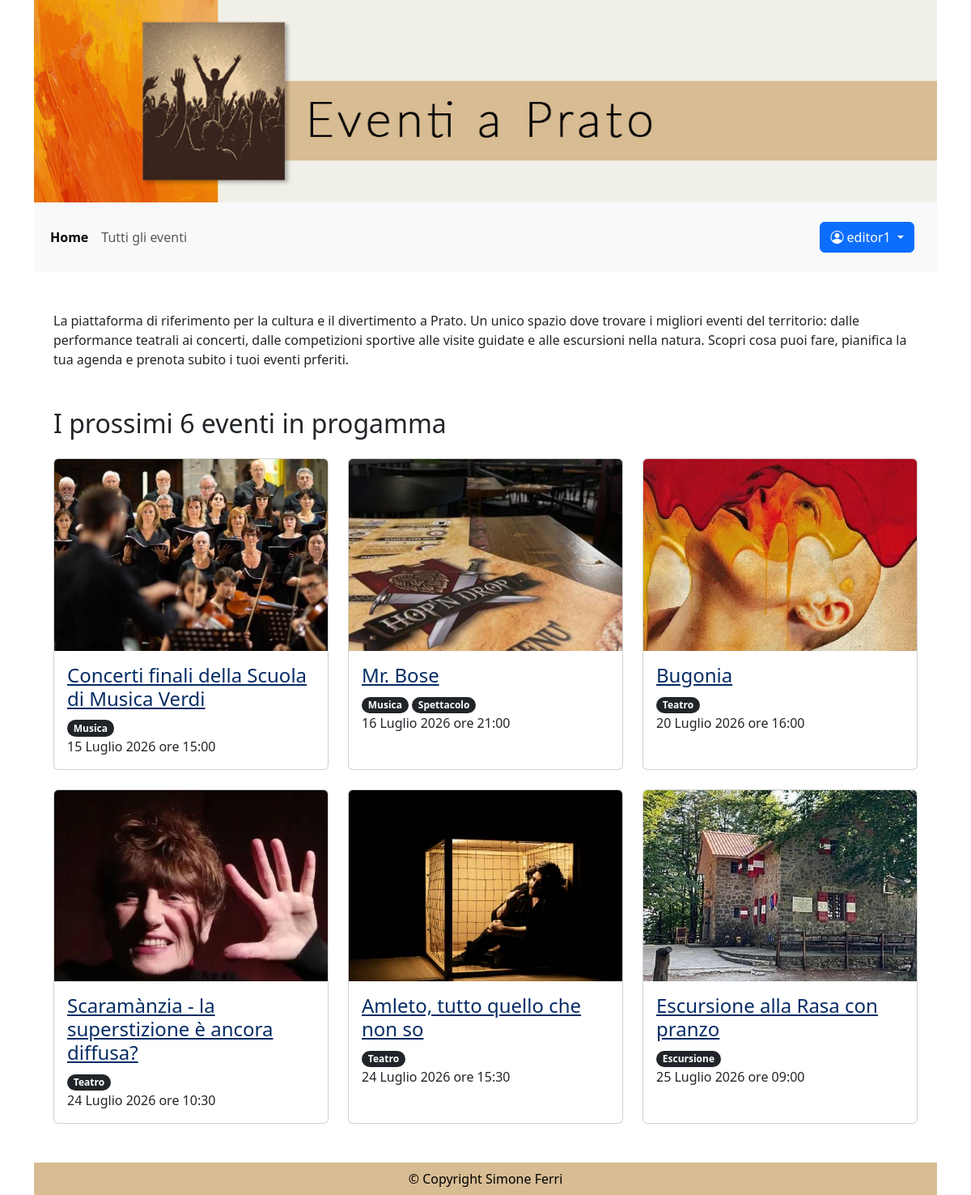
The page / (signed in) on the database its author committed.
### eventi_accounts/models.py (models this page shows)
class CustomUser(AbstractUser):
    eta = models.PositiveIntegerField(null=True, blank=True, verbose_name="Età")
    telefono = models.PositiveIntegerField(null=True, blank=True)

### eventi_gestione/models.py (models this page shows, shortened)
class Eventi(models.Model):
    nome_evento = models.CharField(max_length=100)
    descrizione_evento = models.TextField()
    tipo_evento = models.ManyToManyField(Tipologia, related_name='eventi')
    luogo_evento = models.CharField(max_length=100)
    data_ora_evento = models.DateTimeField()
    immagine_evento = models.ImageField(upload_to='eventi/', blank=True)
    posti_prenotabili = models.PositiveIntegerField(null=True, blank=True)
    prezzo = models.PositiveIntegerField(null=True, blank=True, default=0)
    pubblicato = models.BooleanField(default=False)
    annullato = models.BooleanField(default=False)
    creatore = models.ForeignKey(CustomUser, on_delete=models.CASCADE, related_name='eventi_creati', limit_choices_to={'groups__name': 'redattori'})

class Tipologia(models.Model):
    nome_tipo = models.CharField(max_length=100)
    creatore = models.ForeignKey(CustomUser, on_delete=models.CASCADE, related_name='tipologie_create')
    class Meta:
        ordering = ['nome_tipo']

### eventi_pagine/views.py (the view, shortened to what this page needs)
# urls.py: path("", HomePageView.as_view(), name="home"),
class HomePageView(TemplateView):
    template_name = "home.html"
    def get_context_data(self, **kwargs):
        ora_attuale = timezone.now()
        context = super().get_context_data(**kwargs)
        context['eventi_prossimi'] = Eventi.objects.filter(data_ora_evento__gte=ora_attuale, pubblicato=True).order_by('data_ora_evento')[:6]
        if self.request.user.is_authenticated:
            prenotazioni_annullate = Prenotazione.objects.filter(
                utente=self.request.user,
                evento__annullato=True,
                evento__data_ora_evento__gte=timezone.now()
            )
            context['prenotazioni_attive'] = Prenotazione.objects.filter(
                utente=self.request.user,
                evento__annullato=False
            ).order_by('evento__data_ora_evento')[:4]
            context['eventi_prenotati_ids'] = set(
                Prenotazione.objects.filter(utente=self.request.user).values_list('evento_id', flat=True)
            )
        return context

### eventi_pagine/templatetags/auth_extras.py (called while the page is built)
@register.filter(name='has_group')
def has_group(user, group_name):
    return user.groups.filter(name=group_name).exists()

### templates/home.html (shortened to what this page needs)
{% extends "base.html" %}
{% load auth_extras %}
{% block content %}
    <p class="mt-5">La piattaforma di riferimento per la cultura e il divertimento a Prato.
        Un unico spazio dove trovare i migliori eventi del territorio: dalle performance teatrali
        ai concerti, dalle competizioni sportive alle visite guidate e alle escursioni nella natura.
        Scopri cosa puoi fare, pianifica la tua agenda e prenota subito i tuoi eventi prferiti.</p>
    <h2 class="{% if not prenotazioni_attive %}mt-5{% else %}mt-3{% endif %} mb-4">I prossimi 6 eventi in progamma</h2>
    <div class="row row-cols-1 row-cols-md-3 g-4">
    {% for evento in eventi_prossimi %}
        <div class="col">
            <div class="card h-100">
                {% if evento.immagine_evento %}
                    <img src="{{ evento.immagine_evento.url }}" class="card-img-top" alt="">
                {% endif %}
                <div class="card-body">
                    <h3 class="card-title h4"><a class="text-primary-emphasis" href="{% url 'evento' evento.id %}">{{ evento.nome_evento }}</a></h3>
                    <p class="card-text">
                        {% for tipologia in evento.tipo_evento.all %}
                            <span class="badge rounded-pill text-bg-dark">{{ tipologia.nome_tipo }}</span>
                        {% endfor %}
                        <br>
                        {{ evento.data_ora_evento|date:"d F Y \o\r\e H:i" }}
                    </p>
                </div>
            </div>
        </div>
    {% endfor %}
</div>
{% endblock content %}

### templates/base.html (shortened to what this page needs)
{% load auth_extras %}
{% load static %}
<!DOCTYPE html>
<html lang="it">
    <head>
        <link href="https://cdn.jsdelivr.net/npm/bootstrap@5.3.8/dist/css/bootstrap.min.css" rel="stylesheet">
        <link rel="stylesheet" href="https://cdn.jsdelivr.net/npm/bootstrap-icons@1.13.1/font/bootstrap-icons.min.css">
        <link  rel="stylesheet"  href="{% static 'css/style.css' %}" type="text/css"  />
    </head>
    <body class="container d-flex flex-column min-vh-100">
        <header>
            <div class="header_img"></div>
            <nav class="navbar navbar-expand-lg bg-body-tertiary">
              <div class="container-fluid">
                <div class="collapse navbar-collapse" id="navbarText">
                  <ul class="navbar-nav me-auto mb-2 mb-lg-0 f5">
                    <li class="nav-item">
                        <a {% if request.resolver_match.url_name == 'home' %}class="nav-link active" aria-current="page"{% else %}class="nav-link"{% endif %} href="/">Home</a>
                    </li>
                    <li class="nav-item">
                      <a  {% if request.resolver_match.url_name == 'eventi' %}class="nav-link active" aria-current="page"{% else %}class="nav-link"{% endif %} href="/eventi">Tutti gli eventi</a>
                    </li>
                  </ul>
                  <span class="navbar-text">
                    {% if user.is_authenticated %}
                        <div class="navbar-text me-3">
                            <div class="btn-group">
                                <button type="button" class="btn btn-primary dropdown-toggle" data-bs-toggle="dropdown" aria-expanded="false">
                                <i class="bi bi-person-circle"></i> {{ user.username }} <span class="visually-hidden">Menu utente</span>
                                </button>
                            </div>
                        </div>
                    {% else %}
                        <a href="/login/" class="btn btn-primary text-bg-primary" role="button">Sign in</a>
                        <a href="/signup/" class="btn btn-secondary text-bg-secondary" role="button">Sign up</a>
                    {% endif %}
                  </span>
                </div>
              </div>
            </nav>
        </header>
        <main class="container flex-grow-1">
        <div class="container">
          {% block content %}
          {% endblock content %}
        </div>
        </main>
        <footer class="text-black text-center p-2 mt-5 ">
            © Copyright Simone Ferri
        </footer>
    </body>
</html>

### static/css/style.css (style rules this page uses)
.header_img { background-image: url('../img/testata-eventi.jpg'); background-size: cover; height: 250px; }
a.active { font-weight: bold; }
footer { background-color: #d8bc94; }

### rows shown on the page
CustomUser: username "editor1"
Eventi: immagine_evento (picture), nome_evento "Concerti finali della Scuola di Musica Verdi", data_ora_evento "15 Luglio 2026 ore 15:00"
Tipologia: nome_tipo "Musica"
Eventi: immagine_evento (picture), nome_evento "Mr. Bose", data_ora_evento "16 Luglio 2026 ore 21:00"
Tipologia: nome_tipo "Spettacolo"
Eventi: immagine_evento (picture), nome_evento "Bugonia", data_ora_evento "20 Luglio 2026 ore 16:00"
Tipologia: nome_tipo "Teatro"
Eventi: immagine_evento (picture), nome_evento "Scaramànzia - la superstizione è ancora diffusa?", data_ora_evento "24 Luglio 2026 ore 10:30"
Eventi: immagine_evento (picture), nome_evento "Amleto, tutto quello che non so", data_ora_evento "24 Luglio 2026 ore 15:30"
Eventi: immagine_evento (picture), nome_evento "Escursione alla Rasa con pranzo", data_ora_evento "25 Luglio 2026 ore 09:00"
Tipologia: nome_tipo "Escursione"
